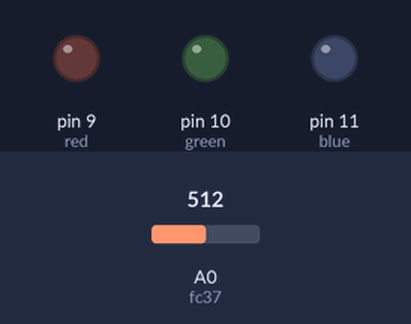
This sketch was run on a simulated Arduino Uno, built with avr-gcc and run on an emulated ATmega328P. Shown: output pins drawn as LEDs (lit = HIGH). The test bench sets the inputs (shaded band); at power-on: A0 (fc37) = 512. What the sketch prints to the serial monitor is not drawn.

Above: at 1.8 s.
1.9 s: A0 (fc37) set to 306
3.4 s: A0 (fc37) set to 282
At 4.6 s:
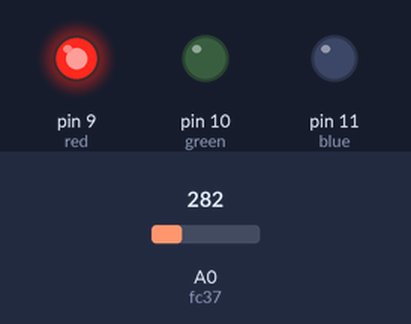
5.5 s: A0 (fc37) set to 218
7.2 s: A0 (fc37) set to 186
At 9.0 s:
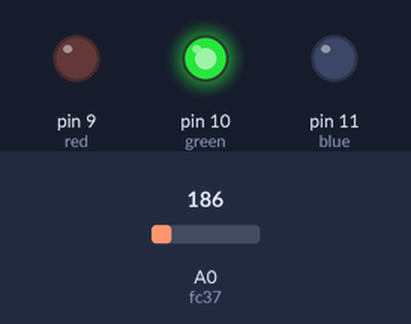
9.5 s: A0 (fc37) set to 109
11.2 s: A0 (fc37) set to 93
At 13.3 s:
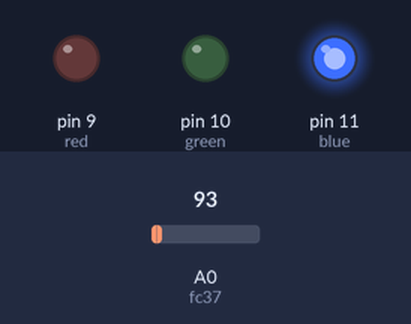
Timing chart, 0 to 14.5 s (numbered marks = the images above; inputs shaded):
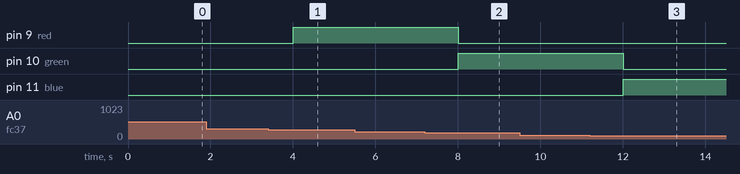

The sketch:

TP2EJ6.ino
```cpp
/* 6. Utilice el sensor fc-37, cree una escala de tres valores (llovizna, lluvia débil, lluvia fuerte) debe también representarla de manera cromática con un led variando su intensidad.*/

void setup ()
{
  Serial.begin(9600);
  pinMode(A0, INPUT);//fc37
  pinMode(9, OUTPUT);//red
  pinMode(10, OUTPUT);//green
  pinMode(11, OUTPUT);//blue
}

void loop ()
{
  int nivel = analogRead (A0);
  Serial.print ( "Valor: " );
  Serial.print (nivel);
  Serial.print( " - ");
  rangolluvia(nivel);
  delay(1000);
}

void rangolluvia(int nivel){
  if (nivel> 200 && nivel < 300 )
  {
    Serial.println ("Llovizna");
    analogWrite(11, 0);
    analogWrite(10, 0);
    analogWrite(9, 255);
  }
  if (nivel> 100 && nivel < 200 )
  {
    Serial.println ("Lluvia debil");
    analogWrite(11, 0);
    analogWrite(10, 255);
    analogWrite(9, 0);
  }
  if (nivel> 0 && nivel < 100 )
  {
    Serial.println ("Lluvia fuerte");
    analogWrite(11, 255);
    analogWrite(10, 0);
    analogWrite(9, 0);
  }
}
```

Measured:
- the behaviour switches between 300 and 299 on A0 (fc37) (found by bisection; images 0 and 1)
- the behaviour switches between 200 and 199 on A0 (fc37) (found by bisection; images 1 and 2)
- the behaviour switches between 100 and 99 on A0 (fc37) (found by bisection; images 2 and 3)
- after the input at 1.9 s, every drawn part: stays the same
- after the input at 3.4 s, pin 9 (red): LOW → HIGH after 0.60 s
- after the input at 5.5 s, every drawn part: stays the same
- after the input at 7.2 s, pin 9 (red): HIGH → LOW after 0.80 s; pin 10 (green): LOW → HIGH after 0.80 s
- after the input at 9.5 s, every drawn part: stays the same
- after the input at 11.2 s, pin 10 (green): HIGH → LOW after 0.81 s; pin 11 (blue): LOW → HIGH after 0.81 s
